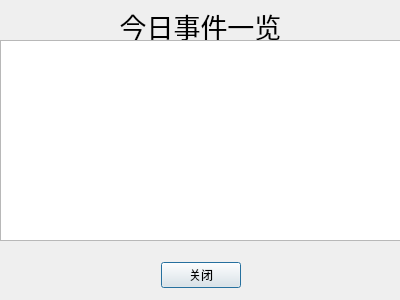
<?xml version="1.0" encoding="UTF-8"?>
<ui version="4.0">
 <class>SeeTodayActivities</class>
 <widget class="QDialog" name="SeeTodayActivities">
  <property name="geometry">
   <rect>
    <x>0</x>
    <y>0</y>
    <width>400</width>
    <height>300</height>
   </rect>
  </property>
  <property name="windowTitle">
   <string>Dialog</string>
  </property>
  <widget class="QWidget" name="horizontalLayoutWidget">
   <property name="geometry">
    <rect>
     <x>0</x>
     <y>260</y>
     <width>401</width>
     <height>31</height>
    </rect>
   </property>
   <layout class="QHBoxLayout" name="horizontalLayout">
    <item>
     <spacer name="horizontalSpacer">
      <property name="orientation">
       <enum>Qt::Horizontal</enum>
      </property>
      <property name="sizeHint" stdset="0">
       <size>
        <width>40</width>
        <height>20</height>
       </size>
      </property>
     </spacer>
    </item>
    <item>
     <widget class="QPushButton" name="pushButton">
      <property name="text">
       <string>关闭</string>
      </property>
     </widget>
    </item>
    <item>
     <spacer name="horizontalSpacer_2">
      <property name="orientation">
       <enum>Qt::Horizontal</enum>
      </property>
      <property name="sizeHint" stdset="0">
       <size>
        <width>40</width>
        <height>20</height>
       </size>
      </property>
     </spacer>
    </item>
   </layout>
  </widget>
  <widget class="QLabel" name="label">
   <property name="geometry">
    <rect>
     <x>0</x>
     <y>10</y>
     <width>401</width>
     <height>31</height>
    </rect>
   </property>
   <property name="font">
    <font>
     <pointsize>20</pointsize>
    </font>
   </property>
   <property name="text">
    <string>今日事件一览</string>
   </property>
   <property name="alignment">
    <set>Qt::AlignCenter</set>
   </property>
  </widget>
  <widget class="QTextBrowser" name="textBrowser">
   <property name="geometry">
    <rect>
     <x>0</x>
     <y>40</y>
     <width>401</width>
     <height>201</height>
    </rect>
   </property>
  </widget>
 </widget>
 <resources/>
 <connections>
  <connection>
   <sender>pushButton</sender>
   <signal>clicked()</signal>
   <receiver>SeeTodayActivities</receiver>
   <slot>close()</slot>
   <hints>
    <hint type="sourcelabel">
     <x>200</x>
     <y>274</y>
    </hint>
    <hint type="destinationlabel">
     <x>199</x>
     <y>149</y>
    </hint>
   </hints>
  </connection>
 </connections>
</ui>
